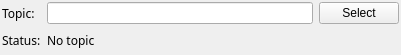
<?xml version="1.0" encoding="UTF-8"?>
<ui version="4.0">
 <class>attitude_indicator_config</class>
 <widget class="QWidget" name="attitude_indicator_config">
  <property name="geometry">
   <rect>
    <x>0</x>
    <y>0</y>
    <width>401</width>
    <height>55</height>
   </rect>
  </property>
  <property name="acceptDrops">
   <bool>false</bool>
  </property>
  <property name="windowTitle">
   <string>Form</string>
  </property>
  <property name="styleSheet">
   <string notr="true"/>
  </property>
  <layout class="QGridLayout" name="gridLayout">
   <property name="leftMargin">
    <number>2</number>
   </property>
   <property name="topMargin">
    <number>2</number>
   </property>
   <property name="rightMargin">
    <number>2</number>
   </property>
   <property name="bottomMargin">
    <number>2</number>
   </property>
   <property name="verticalSpacing">
    <number>4</number>
   </property>
   <item row="4" column="0">
    <widget class="QLabel" name="label_2">
     <property name="font">
      <font>
       <family>Sans Serif</family>
       <pointsize>9</pointsize>
      </font>
     </property>
     <property name="text">
      <string>Status:</string>
     </property>
    </widget>
   </item>
   <item row="4" column="1" colspan="2">
    <widget class="QLabel" name="status">
     <property name="font">
      <font>
       <family>Sans Serif</family>
       <pointsize>9</pointsize>
      </font>
     </property>
     <property name="styleSheet">
      <string notr="true"/>
     </property>
     <property name="text">
      <string>No topic</string>
     </property>
     <property name="wordWrap">
      <bool>true</bool>
     </property>
    </widget>
   </item>
   <item row="2" column="0">
    <widget class="QLabel" name="label_3">
     <property name="font">
      <font>
       <family>Sans Serif</family>
       <pointsize>9</pointsize>
      </font>
     </property>
     <property name="text">
      <string>Topic:</string>
     </property>
    </widget>
   </item>
   <item row="2" column="1">
    <widget class="QLineEdit" name="topic"/>
   </item>
   <item row="2" column="2">
    <widget class="QPushButton" name="selecttopic">
     <property name="acceptDrops">
      <bool>false</bool>
     </property>
     <property name="text">
      <string>Select</string>
     </property>
    </widget>
   </item>
  </layout>
 </widget>
 <resources/>
 <connections/>
 <slots>
  <slot>SelectColor()</slot>
  <slot>SelectTopic()</slot>
  <slot>TopicEdited()</slot>
  <slot>PositionToleranceChanged(double)</slot>
  <slot>AngleToleranceChanged(double)</slot>
 </slots>
</ui>
